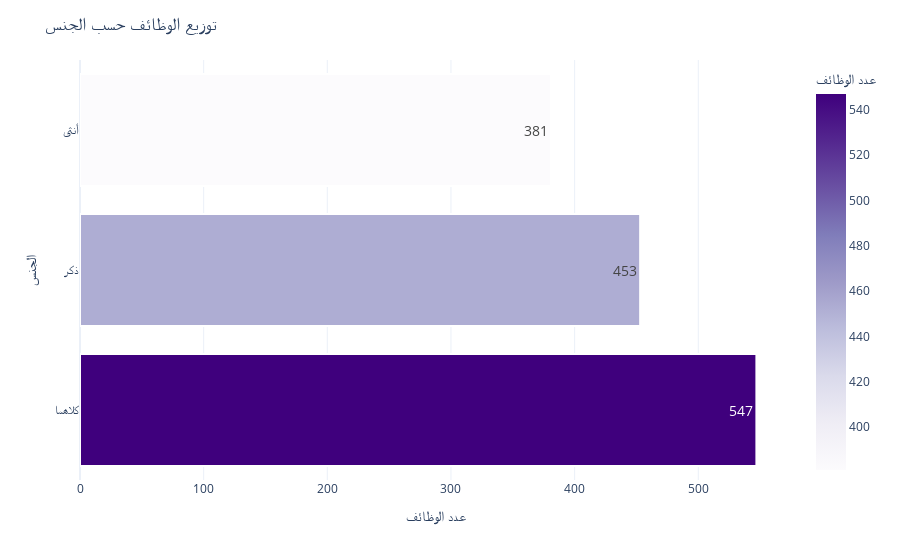

Notebook code for this chart:
### Code cell
import plotly.express as px

gender_counts = Jadarat['gender'].value_counts().reset_index()
gender_counts.columns = ['الجنس', 'عدد الوظائف']

gender_counts['الجنس'] = gender_counts['الجنس'].replace({"M": "ذكر", "F": "أنثى", "both": "كلاهما"})

fig = px.bar(
    gender_counts, 
    x="عدد الوظائف", 
    y="الجنس", 
    orientation="h", 
    text="عدد الوظائف", 
    color="عدد الوظائف",  
    color_continuous_scale=px.colors.sequential.Purples  
)

fig.update_traces(
    textposition="inside", 
    textfont_size=14, 
    marker_line_width=2 
)
fig.update_layout(
    title="توزيع الوظائف حسب الجنس",
    title_font_size=18,
    xaxis_title="عدد الوظائف",
    yaxis_title="الجنس",
    template="plotly_white",
)

fig.show()

### Figure 1 — Plotly figure (JSON) as saved in the notebook; plotly's stock layout.template omitted (floating-point values rounded to 4 significant figures)
{"data": [{"hovertemplate": "عدد الوظائف=%{marker.color}<br>الجنس=%{y}<extra></extra>", "legendgroup": "", "marker": {"color": [547, 453, 381], "coloraxis": "coloraxis", "line": {"width": 2}, "pattern": {"shape": ""}}, "name": "", "orientation": "h", "showlegend": false, "text": [547.0, 453.0, 381.0], "textfont": {"size": 14}, "textposition": "inside", "type": "bar", "x": [547, 453, 381], "xaxis": "x", "y": ["كلاهما", "ذكر", "أنثى"], "yaxis": "y"}], "layout": {"barmode": "relative", "coloraxis": {"colorbar": {"title": {"text": "عدد الوظائف"}}, "colorscale": [[0, "rgb(252,251,253)"], [0.125, "rgb(239,237,245)"], [0.25, "rgb(218,218,235)"], [0.375, "rgb(188,189,220)"], [0.5, "rgb(158,154,200)"], [0.625, "rgb(128,125,186)"], [0.75, "rgb(106,81,163)"], [0.875, "rgb(84,39,143)"], [1, "rgb(63,0,125)"]]}, "legend": {"tracegroupgap": 0}, "margin": {"t": 60}, "title": {"font": {"size": 18}, "text": "توزيع الوظائف حسب الجنس"}, "xaxis": {"anchor": "y", "domain": [0, 1], "title": {"text": "عدد الوظائف"}}, "yaxis": {"anchor": "x", "domain": [0, 1], "title": {"text": "الجنس"}}}}
